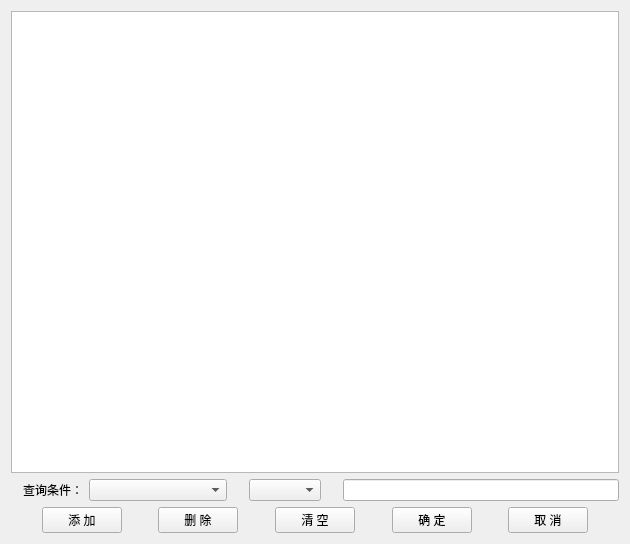
<?xml version="1.0" encoding="UTF-8"?>
<ui version="4.0">
 <class>HSqlFindDialog</class>
 <widget class="QDialog" name="HSqlFindDialog">
  <property name="geometry">
   <rect>
    <x>0</x>
    <y>0</y>
    <width>630</width>
    <height>544</height>
   </rect>
  </property>
  <property name="windowTitle">
   <string>数据查询</string>
  </property>
  <layout class="QGridLayout" name="gridLayout">
   <item row="0" column="0">
    <widget class="QListView" name="listView">
     <property name="editTriggers">
      <set>QAbstractItemView::NoEditTriggers</set>
     </property>
    </widget>
   </item>
   <item row="1" column="0">
    <layout class="QHBoxLayout" name="horizontalLayout" stretch="0,1,0,0,0,2">
     <item>
      <widget class="QLabel" name="label_001">
       <property name="minimumSize">
        <size>
         <width>72</width>
         <height>0</height>
        </size>
       </property>
       <property name="text">
        <string>查询条件：</string>
       </property>
       <property name="alignment">
        <set>Qt::AlignRight|Qt::AlignTrailing|Qt::AlignVCenter</set>
       </property>
       <property name="buddy">
        <cstring>comboBox_1</cstring>
       </property>
      </widget>
     </item>
     <item>
      <widget class="QComboBox" name="comboBox_1"/>
     </item>
     <item>
      <widget class="QLabel" name="label_002">
       <property name="minimumSize">
        <size>
         <width>10</width>
         <height>0</height>
        </size>
       </property>
       <property name="maximumSize">
        <size>
         <width>15</width>
         <height>16777215</height>
        </size>
       </property>
       <property name="text">
        <string/>
       </property>
       <property name="alignment">
        <set>Qt::AlignLeading|Qt::AlignLeft|Qt::AlignVCenter</set>
       </property>
      </widget>
     </item>
     <item>
      <widget class="QComboBox" name="comboBox_2"/>
     </item>
     <item>
      <widget class="QLabel" name="label_003">
       <property name="minimumSize">
        <size>
         <width>10</width>
         <height>0</height>
        </size>
       </property>
       <property name="maximumSize">
        <size>
         <width>15</width>
         <height>16777215</height>
        </size>
       </property>
       <property name="text">
        <string/>
       </property>
       <property name="alignment">
        <set>Qt::AlignLeading|Qt::AlignLeft|Qt::AlignVCenter</set>
       </property>
      </widget>
     </item>
     <item>
      <widget class="QLineEdit" name="lineEdit_1">
       <property name="alignment">
        <set>Qt::AlignCenter</set>
       </property>
      </widget>
     </item>
    </layout>
   </item>
   <item row="2" column="0">
    <layout class="QHBoxLayout" name="horizontalLayout_2">
     <item>
      <spacer name="horizontalSpacer_1">
       <property name="orientation">
        <enum>Qt::Horizontal</enum>
       </property>
       <property name="sizeHint" stdset="0">
        <size>
         <width>0</width>
         <height>0</height>
        </size>
       </property>
      </spacer>
     </item>
     <item>
      <widget class="QPushButton" name="pushButton_1">
       <property name="text">
        <string>添 加</string>
       </property>
       <property name="autoDefault">
        <bool>false</bool>
       </property>
      </widget>
     </item>
     <item>
      <spacer name="horizontalSpacer_2">
       <property name="orientation">
        <enum>Qt::Horizontal</enum>
       </property>
       <property name="sizeHint" stdset="0">
        <size>
         <width>20</width>
         <height>20</height>
        </size>
       </property>
      </spacer>
     </item>
     <item>
      <widget class="QPushButton" name="pushButton_2">
       <property name="text">
        <string>删 除</string>
       </property>
       <property name="autoDefault">
        <bool>false</bool>
       </property>
      </widget>
     </item>
     <item>
      <spacer name="horizontalSpacer_3">
       <property name="orientation">
        <enum>Qt::Horizontal</enum>
       </property>
       <property name="sizeHint" stdset="0">
        <size>
         <width>20</width>
         <height>20</height>
        </size>
       </property>
      </spacer>
     </item>
     <item>
      <widget class="QPushButton" name="pushButton_3">
       <property name="text">
        <string>清 空</string>
       </property>
       <property name="autoDefault">
        <bool>false</bool>
       </property>
      </widget>
     </item>
     <item>
      <spacer name="horizontalSpacer_4">
       <property name="orientation">
        <enum>Qt::Horizontal</enum>
       </property>
       <property name="sizeHint" stdset="0">
        <size>
         <width>20</width>
         <height>20</height>
        </size>
       </property>
      </spacer>
     </item>
     <item>
      <widget class="QPushButton" name="pushButton_4">
       <property name="text">
        <string>确 定</string>
       </property>
       <property name="autoDefault">
        <bool>false</bool>
       </property>
      </widget>
     </item>
     <item>
      <spacer name="horizontalSpacer_5">
       <property name="orientation">
        <enum>Qt::Horizontal</enum>
       </property>
       <property name="sizeHint" stdset="0">
        <size>
         <width>20</width>
         <height>20</height>
        </size>
       </property>
      </spacer>
     </item>
     <item>
      <widget class="QPushButton" name="pushButton_5">
       <property name="text">
        <string>取 消</string>
       </property>
       <property name="autoDefault">
        <bool>false</bool>
       </property>
      </widget>
     </item>
     <item>
      <spacer name="horizontalSpacer_9">
       <property name="orientation">
        <enum>Qt::Horizontal</enum>
       </property>
       <property name="sizeHint" stdset="0">
        <size>
         <width>0</width>
         <height>20</height>
        </size>
       </property>
      </spacer>
     </item>
    </layout>
   </item>
  </layout>
 </widget>
 <resources/>
 <connections>
  <connection>
   <sender>pushButton_4</sender>
   <signal>clicked()</signal>
   <receiver>HSqlFindDialog</receiver>
   <slot>accept()</slot>
   <hints>
    <hint type="sourcelabel">
     <x>374</x>
     <y>445</y>
    </hint>
    <hint type="destinationlabel">
     <x>412</x>
     <y>444</y>
    </hint>
   </hints>
  </connection>
  <connection>
   <sender>pushButton_5</sender>
   <signal>clicked()</signal>
   <receiver>HSqlFindDialog</receiver>
   <slot>reject()</slot>
   <hints>
    <hint type="sourcelabel">
     <x>462</x>
     <y>440</y>
    </hint>
    <hint type="destinationlabel">
     <x>509</x>
     <y>444</y>
    </hint>
   </hints>
  </connection>
 </connections>
</ui>
